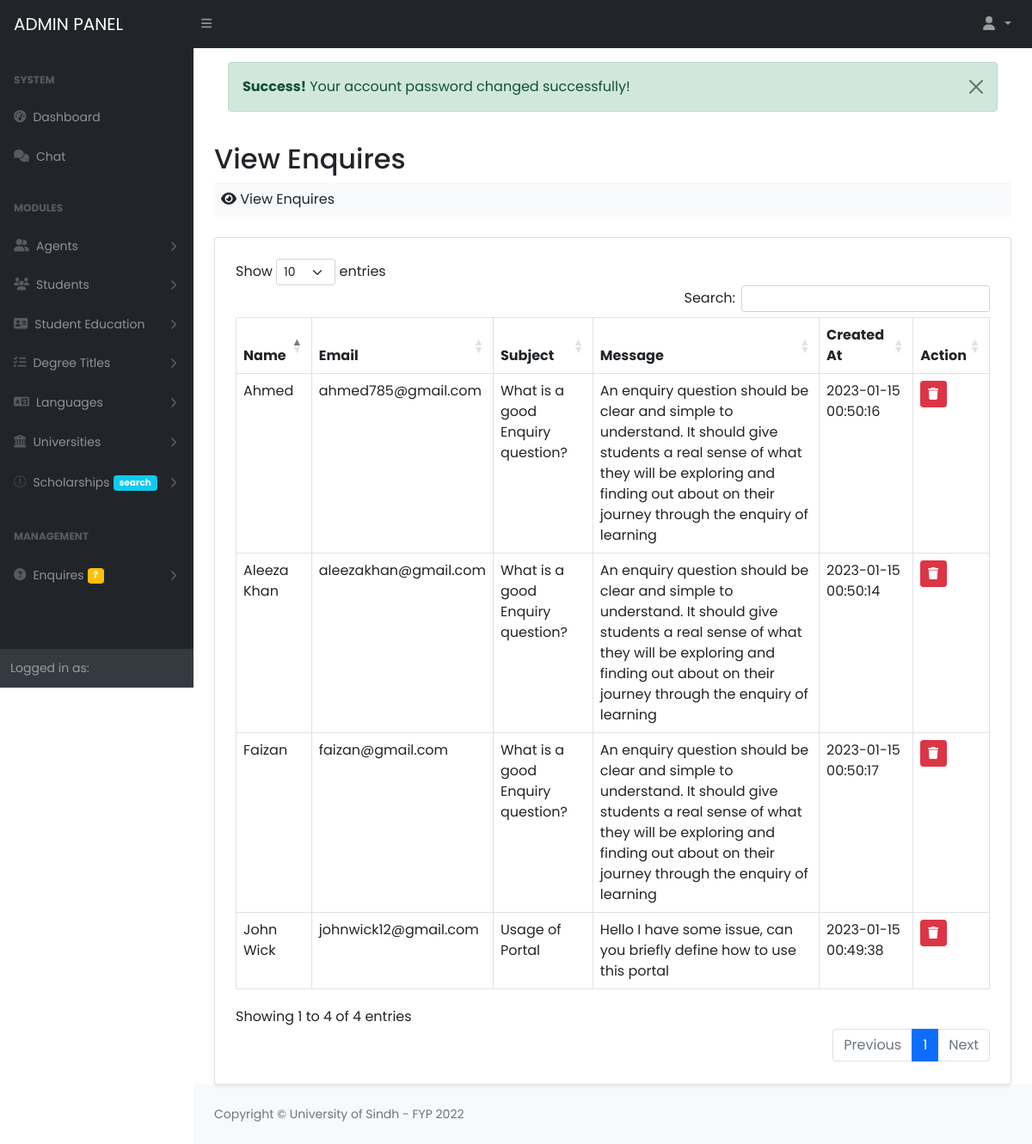
Page /Project/admin/view_enquires.php (signed in) on the committed database.
### tables this page shows
CREATE TABLE `enquires` (
  `enquiry_id` int(11) NOT NULL AUTO_INCREMENT,
  `name` varchar(50) DEFAULT NULL,
  `email` varchar(50) DEFAULT NULL,
  `subject` varchar(100) DEFAULT NULL,
  `message` text DEFAULT NULL,
  `created_at` timestamp NOT NULL DEFAULT current_timestamp(),
  PRIMARY KEY (`enquiry_id`)
);

### Project/database/database.php (called while the page is built, shortened)
<?php
class Database
{
	private $db_host = "localhost";
	private $db_user = "root";
	private $db_pass = "";
	private $db_name = "fyp_cms";
	public $connection = null;
	public function __construct()
	{
		$this->connection = mysqli_connect($this->db_host, $this->db_user, $this->db_pass, $this->db_name);
	}
	public function executeQuery($query)
	{
		$this->query = $query;
		$this->result = mysqli_query($this->connection, $this->query);
		return $this->result;
	}
}
?>

### Project/admin/view_enquires.php (the view)
<?php  include_once("includes/header.php"); ?>
 <?php  include_once("includes/nav.php"); ?>
 <div id="layoutSidenav">
         <?php include_once("includes/sidebar.php") ?>
         <div id="layoutSidenav_content">
             <main>
                 <div class="container-fluid px-4">
                     <div class="p-3"><?php require_once("includes/messages.php") ?></div>
                     <h2 class="mt-1">View Enquires</h2>
                     <ol class="breadcrumb mb-4 bg-light p-2">
                         <li class="breadcrumb-item"><i class="fa fa-eye"></i> View Enquires</li>
                     </ol>
                     <div class="card shadow-sm bg-white p-2">
                         <div class="card-body p-3">
                            <table class="table table-bordered table-hover " id="table">
                                 <thead>
                                     <tr>
                                         <th>Name</th>
                                         <th>Email</th>
                                         <th>Subject</th>
                                         <th>Message</th>
                                         <th>Created At</th>
                                         <th>Action</th>
                                     </tr>
                                 </thead>
                                 <tbody>
                                 <?php
                                     $query = "SELECT * FROM enquires";
                                     $result = $db->executeQuery($query);
                                     if($result->num_rows){
                                         while($row = mysqli_fetch_assoc($result)){
                                             ?>
                                             <tr>
                                                 <td><?php echo $row['name'] ?></td>
                                                 <td><?php echo $row['email'] ?></td>
                                                 <td><?php echo $row['subject'] ?></td>
                                                 <td><?php echo $row['message'] ?></td>
                                                 <td><?php echo $row['created_at'] ?></td>
                                                 <td>
                                                     <a class="btn btn-danger btn-sm" href="classes/delete_enquiry.php?id=<?php echo $row['enquiry_id'] ?>"><i class="fa fa-trash"></i></a>
                                                 </td>
                                             </tr>
                                             <?php
                                         }
                                     }
                                 ?>
                                 </tbody>
                            </table>
                         </div>
                     </div>
                 </div>
             </main>
 <?php  include_once("includes/footer.php") ?>

### Project/admin/includes/header.php (style rules this page uses)
body { font-family: 'Poppins', sans-serif; }

### rows in the picture
enquires: name "John Wick", email "johnwick12@gmail.com", subject "Usage of Portal", message "Hello I have some issue, can you briefly define how to use this portal", created_at "2023-01-15 00:49:38"
enquires: name "Aleeza Khan", email "aleezakhan@gmail.com", subject "What is a good Enquiry question?", message "An enquiry question should be clear and simple to understand. It should give students a real sense of what they will be exploring and finding out about on their journey through the enquiry of learning", created_at "2023-01-15 00:50:14"
enquires: name "Ahmed", email "ahmed785@gmail.com", subject "What is a good Enquiry question?", message "An enquiry question should be clear and simple to understand. It should give students a real sense of what they will be exploring and finding out about on their journey through the enquiry of learning", created_at "2023-01-15 00:50:16"
enquires: name "Faizan", email "faizan@gmail.com", subject "What is a good Enquiry question?", message "An enquiry question should be clear and simple to understand. It should give students a real sense of what they will be exploring and finding out about on their journey through the enquiry of learning", created_at "2023-01-15 00:50:17"

### other values in the picture
$_SESSION['success'] "Your account password changed successfully!"
